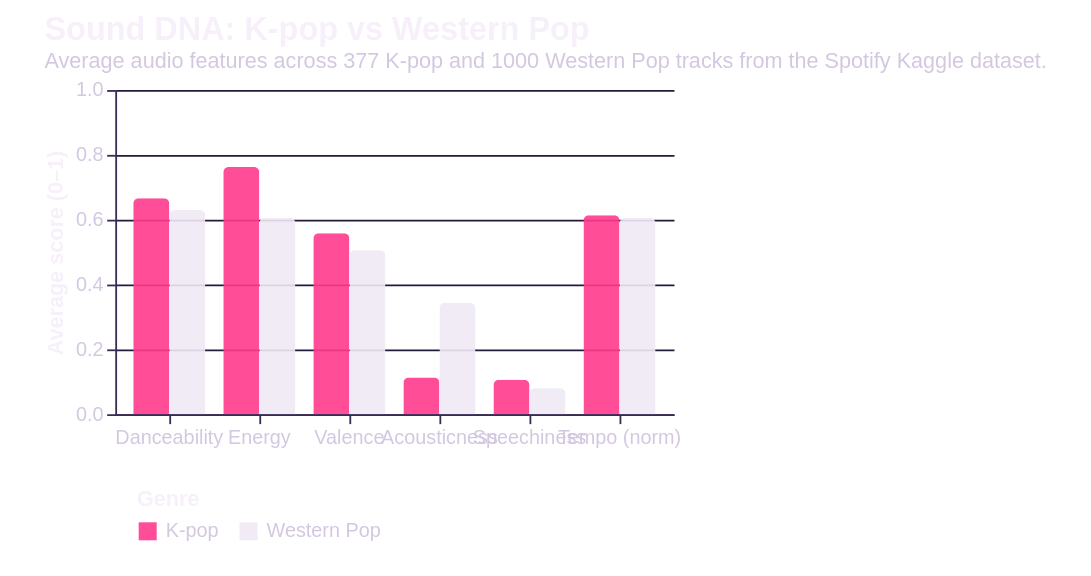

Vega-Lite specification stored for this chart:
### Vega-Lite specification from a JSON file in a GitHub repository (floating-point values rounded to 4 significant figures)
{"title": {"text": "Sound DNA: K-pop vs Western Pop", "subtitle": "Average audio features across 377 K-pop and 1000 Western Pop tracks from the Spotify Kaggle dataset.", "anchor": "start", "fontSize": 18, "subtitleFontSize": 12, "subtitleColor": "#d4c7e0"}, "width": "container", "height": 320, "autosize": {"type": "fit-x", "contains": "padding"}, "config": {"view": {"stroke": null}, "axis": {"labelFontSize": 11, "titleFontSize": 12, "labelColor": "#d4c7e0", "titleColor": "#f7f0fa", "tickColor": "#3a2a55", "domainColor": "#3a2a55", "gridColor": "#26193e"}, "legend": {"orient": "bottom", "titleFontSize": 12, "labelFontSize": 11, "padding": 12, "offset": 12, "columns": 0, "labelColor": "#d4c7e0", "titleColor": "#f7f0fa"}, "background": "transparent", "title": {"color": "#f7f0fa", "subtitleColor": "#d4c7e0"}, "header": {"labelColor": "#f0e9f5", "titleColor": "#f0e9f5", "labelFontSize": 13, "labelFontWeight": "bold"}}, "data": {"values": [{"feature": "Danceability", "genre": "K-pop", "value": 0.666}, {"feature": "Energy", "genre": "K-pop", "value": 0.763}, {"feature": "Valence", "genre": "K-pop", "value": 0.558}, {"feature": "Acousticness", "genre": "K-pop", "value": 0.113}, {"feature": "Speechiness", "genre": "K-pop", "value": 0.106}, {"feature": "Danceability", "genre": "Western Pop", "value": 0.63}, {"feature": "Energy", "genre": "Western Pop", "value": 0.606}, {"feature": "Valence", "genre": "Western Pop", "value": 0.506}, {"feature": "Acousticness", "genre": "Western Pop", "value": 0.344}, {"feature": "Speechiness", "genre": "Western Pop", "value": 0.08}, {"feature": "Tempo (norm)", "genre": "K-pop", "value": 0.614}, {"feature": "Tempo (norm)", "genre": "Western Pop", "value": 0.605}]}, "mark": {"type": "bar", "cornerRadiusEnd": 3, "opacity": 0.9}, "encoding": {"x": {"field": "feature", "type": "nominal", "title": null, "axis": {"labelAngle": 0}, "sort": ["Danceability", "Energy", "Valence", "Acousticness", "Speechiness", "Tempo (norm)"]}, "xOffset": {"field": "genre", "type": "nominal"}, "y": {"field": "value", "type": "quantitative", "title": "Average score (0–1)", "scale": {"domain": [0, 1]}}, "color": {"field": "genre", "type": "nominal", "title": "Genre", "scale": {"domain": ["K-pop", "Western Pop"], "range": ["#ff3b8c", "#f0e9f5"]}, "legend": {"orient": "bottom"}}, "tooltip": [{"field": "feature", "title": "Feature"}, {"field": "genre", "title": "Genre"}, {"field": "value", "title": "Score", "format": ".3f"}]}, "$schema": "https://vega.github.io/schema/vega-lite/v5.json", "padding": {"left": 24, "right": 24, "top": 8, "bottom": 8}}
